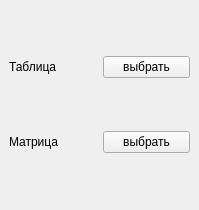
<?xml version="1.0" encoding="UTF-8"?>
<ui version="4.0">
 <class>MainWindow</class>
 <widget class="QMainWindow" name="MainWindow">
  <property name="geometry">
   <rect>
    <x>0</x>
    <y>0</y>
    <width>199</width>
    <height>210</height>
   </rect>
  </property>
  <property name="windowTitle">
   <string>MainWindow</string>
  </property>
  <widget class="QWidget" name="centralwidget">
   <layout class="QVBoxLayout" name="verticalLayout">
    <item>
     <layout class="QHBoxLayout" name="horizontalLayout">
      <item>
       <widget class="QLabel" name="label">
        <property name="text">
         <string>Таблица</string>
        </property>
       </widget>
      </item>
      <item>
       <widget class="QPushButton" name="pushButton">
        <property name="text">
         <string>выбрать</string>
        </property>
       </widget>
      </item>
     </layout>
    </item>
    <item>
     <layout class="QHBoxLayout" name="horizontalLayout_2">
      <item>
       <widget class="QLabel" name="label_2">
        <property name="text">
         <string>Матрица</string>
        </property>
       </widget>
      </item>
      <item>
       <widget class="QPushButton" name="pushButton_2">
        <property name="text">
         <string>выбрать</string>
        </property>
       </widget>
      </item>
     </layout>
    </item>
   </layout>
  </widget>
 </widget>
 <resources/>
 <connections/>
</ui>
